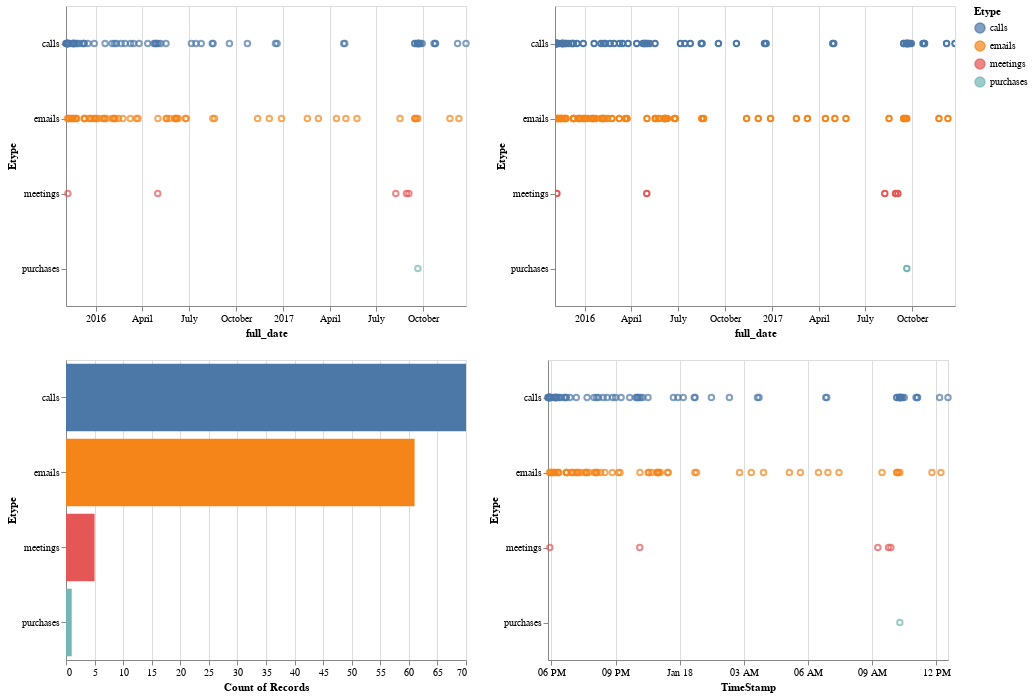

Notebook cell for this chart:
### Code cell
(chart1.encode(x='full_date:T') | chart2.encode(x='full_date:T')) & (hist | chart1.encode(x='TimeStamp:T'))

### Figure 1 — Vega-Lite specification as saved in the notebook (floating-point values rounded to 4 significant figures; data arrays with more than 128 entries replaced by an {"elided": "..."} marker saying what was removed)
{"$schema": "https://vega.github.io/schema/vega-lite/v2.4.3.json", "config": {"view": {"height": 300, "width": 400}}, "vconcat": [{"hconcat": [{"data": {"values": {"elided": "137 records"}}, "encoding": {"color": {"condition": {"field": "Etype", "selection": "selector004", "type": "nominal"}, "value": "lightgray"}, "tooltip": [{"field": "Source_Names", "type": "nominal"}, {"field": "Destination_Names", "type": "nominal"}], "x": {"field": "full_date", "type": "temporal"}, "y": {"field": "Etype", "type": "nominal"}}, "mark": "point", "selection": {"selector004": {"encodings": ["x"], "mark": {"fill": "#333", "fillOpacity": 0.125, "stroke": "white"}, "on": "[mousedown, window:mouseup] > window:mousemove!", "resolve": "global", "translate": "[mousedown, window:mouseup] > window:mousemove!", "type": "interval", "zoom": "wheel!"}}}, {"data": {"values": {"elided": "137 records"}}, "encoding": {"color": {"condition": {"field": "Etype", "selection": "selector004", "type": "nominal"}, "value": "lightgray"}, "tooltip": [{"field": "Source_Names", "type": "nominal"}, {"field": "Destination_Names", "type": "nominal"}, {"aggregate": "count", "type": "quantitative"}], "x": {"field": "full_date", "type": "temporal"}, "y": {"field": "Etype", "type": "nominal"}}, "mark": "point", "selection": {"selector006": {"bind": "scales", "encodings": ["x", "y"], "mark": {"fill": "#333", "fillOpacity": 0.125, "stroke": "white"}, "on": "[mousedown, window:mouseup] > window:mousemove!", "resolve": "global", "translate": "[mousedown, window:mouseup] > window:mousemove!", "type": "interval", "zoom": "wheel!"}}, "transform": [{"filter": {"selection": "selector004"}}]}]}, {"hconcat": [{"data": {"values": {"elided": "137 records"}}, "encoding": {"color": {"field": "Etype", "type": "nominal"}, "x": {"aggregate": "count", "type": "quantitative"}, "y": {"field": "Etype", "type": "nominal"}}, "mark": "bar", "transform": [{"filter": {"selection": "selector004"}}]}, {"data": {"values": {"elided": "137 records"}}, "encoding": {"color": {"condition": {"field": "Etype", "selection": "selector004", "type": "nominal"}, "value": "lightgray"}, "tooltip": [{"field": "Source_Names", "type": "nominal"}, {"field": "Destination_Names", "type": "nominal"}], "x": {"field": "TimeStamp", "type": "temporal"}, "y": {"field": "Etype", "type": "nominal"}}, "mark": "point", "selection": {"selector004": {"encodings": ["x"], "mark": {"fill": "#333", "fillOpacity": 0.125, "stroke": "white"}, "on": "[mousedown, window:mouseup] > window:mousemove!", "resolve": "global", "translate": "[mousedown, window:mouseup] > window:mousemove!", "type": "interval", "zoom": "wheel!"}}}]}]}
